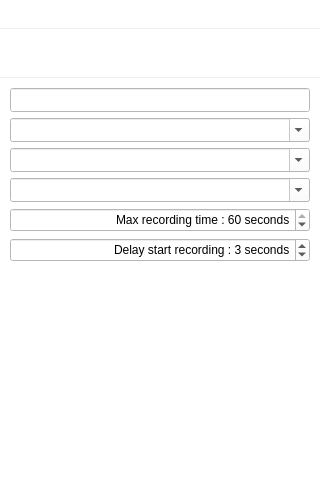
<?xml version="1.0" encoding="UTF-8"?>
<ui version="4.0">
 <class>PadRecorder</class>
 <widget class="QSplitter" name="PadRecorder">
  <property name="geometry">
   <rect>
    <x>0</x>
    <y>0</y>
    <width>320</width>
    <height>480</height>
   </rect>
  </property>
  <property name="windowTitle">
   <string>Pad Recorder</string>
  </property>
  <property name="orientation">
   <enum>Qt::Vertical</enum>
  </property>
  <property name="handleWidth">
   <number>1</number>
  </property>
  <widget class="QStackedWidget" name="Label">
   <property name="minimumSize">
    <size>
     <width>0</width>
     <height>28</height>
    </size>
   </property>
   <property name="maximumSize">
    <size>
     <width>16777215</width>
     <height>28</height>
    </size>
   </property>
   <property name="styleSheet">
    <string notr="true">background-color: rgb(255, 255, 255);</string>
   </property>
   <widget class="QLabel" name="Message">
    <property name="styleSheet">
     <string notr="true">background-color: rgb(255, 255, 255);</string>
    </property>
   </widget>
   <widget class="QProgressBar" name="Progress">
    <property name="styleSheet">
     <string notr="true">background-color: rgb(255, 255, 255);</string>
    </property>
    <property name="format">
     <string>%v seconds</string>
    </property>
   </widget>
  </widget>
  <widget class="QToolBar" name="Tools">
   <property name="minimumSize">
    <size>
     <width>0</width>
     <height>0</height>
    </size>
   </property>
   <property name="maximumSize">
    <size>
     <width>16777215</width>
     <height>48</height>
    </size>
   </property>
   <property name="font">
    <font>
     <family>Times New Roman</family>
     <pointsize>8</pointsize>
     <italic>true</italic>
    </font>
   </property>
   <property name="styleSheet">
    <string notr="true">background-color: rgb(255, 255, 255);</string>
   </property>
   <property name="iconSize">
    <size>
     <width>20</width>
     <height>20</height>
    </size>
   </property>
   <property name="toolButtonStyle">
    <enum>Qt::ToolButtonTextUnderIcon</enum>
   </property>
  </widget>
  <widget class="QStackedWidget" name="Editing">
   <property name="styleSheet">
    <string notr="true">background-color: rgb(255, 255, 255);</string>
   </property>
   <widget class="QWidget" name="Format">
    <widget class="QLineEdit" name="Filename">
     <property name="geometry">
      <rect>
       <x>10</x>
       <y>10</y>
       <width>300</width>
       <height>24</height>
      </rect>
     </property>
    </widget>
    <widget class="QComboBox" name="Formats">
     <property name="geometry">
      <rect>
       <x>10</x>
       <y>40</y>
       <width>300</width>
       <height>24</height>
      </rect>
     </property>
     <property name="editable">
      <bool>true</bool>
     </property>
     <property name="insertPolicy">
      <enum>QComboBox::NoInsert</enum>
     </property>
    </widget>
    <widget class="QComboBox" name="Devices">
     <property name="geometry">
      <rect>
       <x>10</x>
       <y>70</y>
       <width>300</width>
       <height>24</height>
      </rect>
     </property>
     <property name="editable">
      <bool>true</bool>
     </property>
     <property name="insertPolicy">
      <enum>QComboBox::NoInsert</enum>
     </property>
    </widget>
    <widget class="QComboBox" name="Samples">
     <property name="geometry">
      <rect>
       <x>10</x>
       <y>100</y>
       <width>300</width>
       <height>24</height>
      </rect>
     </property>
     <property name="editable">
      <bool>true</bool>
     </property>
     <property name="insertPolicy">
      <enum>QComboBox::NoInsert</enum>
     </property>
    </widget>
    <widget class="QSpinBox" name="Time">
     <property name="geometry">
      <rect>
       <x>10</x>
       <y>130</y>
       <width>300</width>
       <height>24</height>
      </rect>
     </property>
     <property name="alignment">
      <set>Qt::AlignRight|Qt::AlignTrailing|Qt::AlignVCenter</set>
     </property>
     <property name="suffix">
      <string> seconds</string>
     </property>
     <property name="prefix">
      <string>Max recording time : </string>
     </property>
     <property name="minimum">
      <number>1</number>
     </property>
     <property name="maximum">
      <number>60</number>
     </property>
     <property name="value">
      <number>60</number>
     </property>
    </widget>
    <widget class="QSpinBox" name="Delay">
     <property name="geometry">
      <rect>
       <x>10</x>
       <y>160</y>
       <width>300</width>
       <height>24</height>
      </rect>
     </property>
     <property name="alignment">
      <set>Qt::AlignRight|Qt::AlignTrailing|Qt::AlignVCenter</set>
     </property>
     <property name="suffix">
      <string> seconds</string>
     </property>
     <property name="prefix">
      <string>Delay start recording : </string>
     </property>
     <property name="maximum">
      <number>86400</number>
     </property>
     <property name="value">
      <number>3</number>
     </property>
    </widget>
   </widget>
  </widget>
 </widget>
 <resources/>
 <connections>
  <connection>
   <sender>Devices</sender>
   <signal>activated(int)</signal>
   <receiver>PadRecorder</receiver>
   <slot>DeviceChanged(int)</slot>
   <hints>
    <hint type="sourcelabel">
     <x>159</x>
     <y>159</y>
    </hint>
    <hint type="destinationlabel">
     <x>159</x>
     <y>239</y>
    </hint>
   </hints>
  </connection>
  <connection>
   <sender>Samples</sender>
   <signal>activated(int)</signal>
   <receiver>PadRecorder</receiver>
   <slot>ListEncoders(int)</slot>
   <hints>
    <hint type="sourcelabel">
     <x>159</x>
     <y>189</y>
    </hint>
    <hint type="destinationlabel">
     <x>159</x>
     <y>239</y>
    </hint>
   </hints>
  </connection>
 </connections>
</ui>
